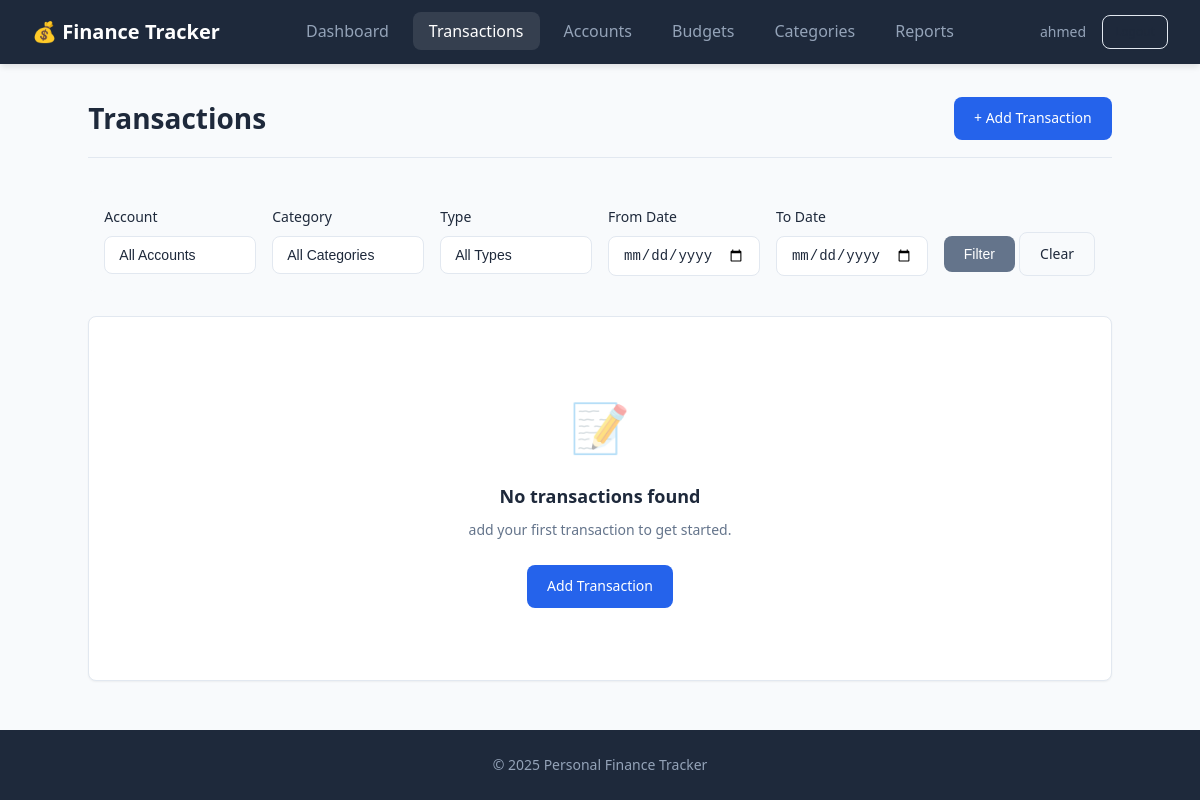
Page /transactions (signed in) on the earlier database version.
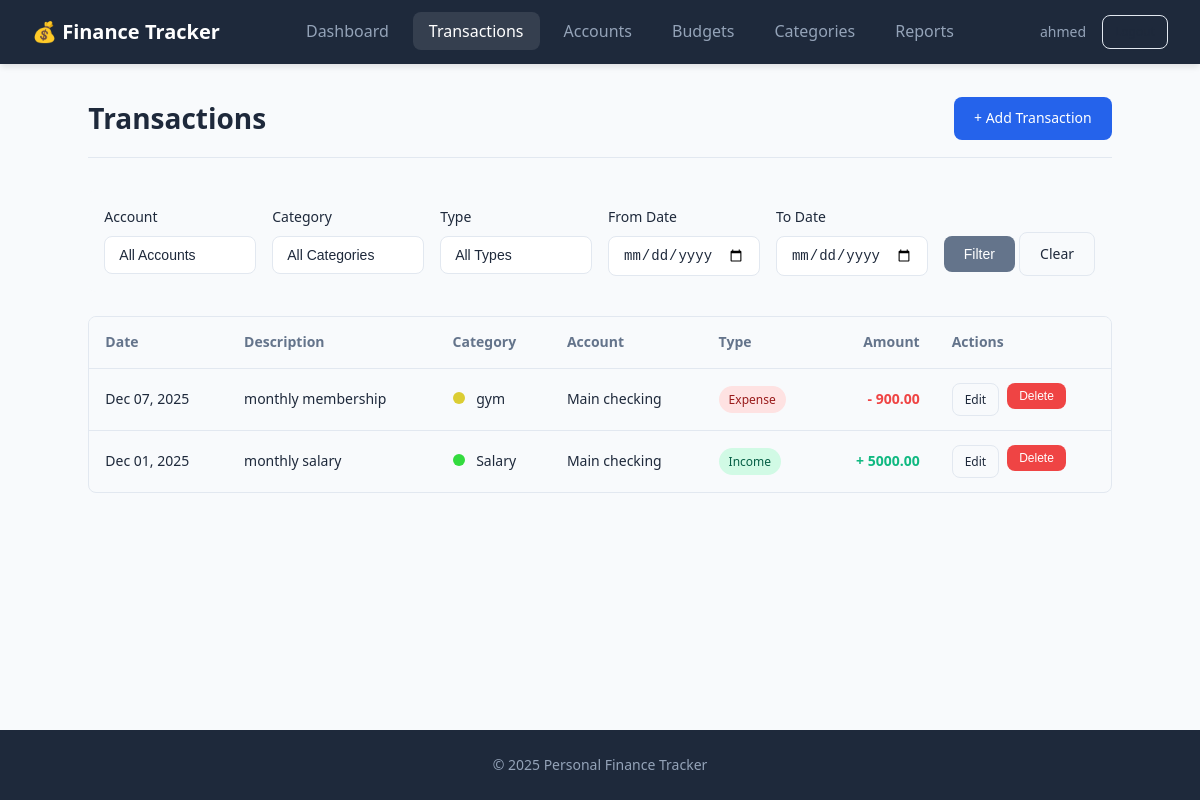
Same page on the later database version.
### src/app/models/finance_models.py (models this page shows, shortened)
class Transaction(db.Model):
    __tablename__ = 'transaction'
    id: Mapped[int] = mapped_column(Integer, primary_key=True, autoincrement=True)
    user_id: Mapped[int] = mapped_column(
        Integer, ForeignKey('user.id', ondelete='CASCADE'), nullable=False
    )
    account_id: Mapped[int] = mapped_column(
        Integer, ForeignKey('account.id', ondelete='CASCADE'), nullable=False
    )
    category_id: Mapped[int] = mapped_column(
        Integer, ForeignKey('category.id', ondelete='CASCADE'), nullable=False
    )
    date: Mapped[datetime] = mapped_column(Date, nullable=False)
    amount: Mapped[Decimal] = mapped_column(DECIMAL(10, 2), nullable=False)
    transaction_type: Mapped[str] = mapped_column(String(10), nullable=False)
    description: Mapped[Optional[str]] = mapped_column(String(255))
    notes: Mapped[Optional[str]] = mapped_column(Text)
    created_at: Mapped[datetime] = mapped_column(DateTime, default=datetime.utcnow)
    user: Mapped["User"] = relationship("User", back_populates="transactions")
    account: Mapped["Account"] = relationship("Account", back_populates="transactions")
    category: Mapped["Category"] = relationship(
        "Category", back_populates="transactions"
    )
    __table_args__ = (
        Index('idx_transaction_user_date', 'user_id', 'date'),
        Index('idx_transaction_search', 'user_id', 'description', 'notes'),
    )

class Category(db.Model):
    __tablename__ = 'category'
    id: Mapped[int] = mapped_column(Integer, primary_key=True, autoincrement=True)
    user_id: Mapped[int] = mapped_column(
        Integer, ForeignKey('user.id', ondelete='CASCADE'), nullable=False
    )
    name: Mapped[str] = mapped_column(String(100), nullable=False)
    category_type: Mapped[str] = mapped_column(String(10), nullable=False)
    color: Mapped[Optional[str]] = mapped_column(String(7))
    max_single_amount: Mapped[Optional[Decimal]] = mapped_column(DECIMAL(10, 2))
    user: Mapped["User"] = relationship("User", back_populates="categories")
    transactions: Mapped[List["Transaction"]] = relationship(
        "Transaction", back_populates="category", cascade="all, delete-orphan"
    )
    budgets: Mapped[List["Budget"]] = relationship(
        "Budget", back_populates="category", cascade="all, delete-orphan"
    )
    transaction_templates: Mapped[List["TransactionTemplate"]] = relationship(
        "TransactionTemplate", back_populates="category"
    )

class Account(db.Model):
    __tablename__ = 'account'
    id: Mapped[int] = mapped_column(Integer, primary_key=True, autoincrement=True)
    user_id: Mapped[int] = mapped_column(
        Integer, ForeignKey('user.id', ondelete='CASCADE'), nullable=False
    )
    name: Mapped[str] = mapped_column(String(100), nullable=False)
    account_type: Mapped[Optional[str]] = mapped_column(String(50))
    initial_balance: Mapped[Decimal] = mapped_column(
        DECIMAL(10, 2), default=Decimal('0.00')
    )
    current_balance: Mapped[Decimal] = mapped_column(
        DECIMAL(10, 2), default=Decimal('0.00')
    )
    currency: Mapped[str] = mapped_column(String(10), default='EGP')
    created_at: Mapped[datetime] = mapped_column(DateTime, default=datetime.utcnow)
    user: Mapped["User"] = relationship("User", back_populates="accounts")
    transactions: Mapped[List["Transaction"]] = relationship(
        "Transaction", back_populates="account", cascade="all, delete-orphan"
    )
    transaction_templates: Mapped[List["TransactionTemplate"]] = relationship(
        "TransactionTemplate", back_populates="account"
    )

### src/app/controllers/transaction_routes.py (the view)
@transaction_bp.route('/transactions')
@login_required
def transactions():
    query = Transaction.query.filter_by(user_id=current_user.id)
    query = _apply_filters(query)
    all_transactions = query.order_by(Transaction.date.desc()).all()
    accounts = Account.query.filter_by(user_id=current_user.id).all()
    categories = Category.query.filter_by(user_id=current_user.id).all()
    return render_template(
        'transactions.html',
        transactions=all_transactions,
        accounts=accounts,
        categories=categories
    )

### src/app/__init__.py (called while the page is built)
def _init_extensions(app: Flask) -> None:
    database.init_app(app)
    bcrypt.init_app(app)
    login_manager.init_app(app)
    @login_manager.user_loader
    def load_user(user_id: str):
        from .models import User
        return User.query.get(int(user_id))

### src/app/templates/transactions.html (shortened to what this page needs)
{% extends "base.html" %}
{% block content %}
<div class="page-header">
    <h1>Transactions</h1>
    <a href="{{ url_for('transaction.add_transaction') }}" class="btn btn-primary">+ Add Transaction</a>
</div>
<form method="GET" class="filter-bar">
    <div class="form-group">
        <label class="form-label">Account</label>
        <select name="account" class="form-control">
            <option value="">All Accounts</option>
        </select>
    </div>
    <div class="form-group">
        <label class="form-label">Category</label>
        <select name="category" class="form-control">
            <option value="">All Categories</option>
        </select>
    </div>
    <div class="form-group">
        <label class="form-label">Type</label>
        <select name="type" class="form-control">
            <option value="">All Types</option>
        </select>
    </div>
    <div class="form-group">
        <label class="form-label">From Date</label>
        <input type="date" name="start_date" class="form-control" value="{{ request.args.get('start_date', '') }}">
    </div>
    <div class="form-group">
        <label class="form-label">To Date</label>
        <input type="date" name="end_date" class="form-control" value="{{ request.args.get('end_date', '') }}">
    </div>
    <div class="form-group" style="align-self: flex-end;">
        <button type="submit" class="btn btn-secondary">Filter</button>
        <a href="{{ url_for('transaction.transactions') }}" class="btn btn-outline">Clear</a>
    </div>
</form>
{% if transactions %}
<div class="table-container">
    <table>
        <thead>
            <tr>
                <th>Date</th>
                <th>Description</th>
                <th>Category</th>
                <th>Account</th>
                <th>Type</th>
                <th class="text-right">Amount</th>
                <th>Actions</th>
            </tr>
        </thead>
        <tbody>
            {% for transaction in transactions %}
            <tr>
                <td>{{ transaction.date.strftime('%b %d, %Y') }}</td>
                <td>{{ transaction.description or '-' }}</td>
                <td>
                    <span class="category-dot" style="background-color: {{ transaction.category.color or '#6b7280' }}"></span>
                    {{ transaction.category.name }}
                </td>
                <td>{{ transaction.account.name }}</td>
                <td>
                    <span class="badge badge-{{ 'income' if transaction.transaction_type == 'Income' else 'expense' }}">
                        {{ transaction.transaction_type }}
                    </span>
                </td>
                <td class="text-right">
                    <span class="amount {% if transaction.transaction_type == 'Income' %}amount-income{% else %}amount-expense{% endif %}">
                        {{ "%.2f"|format(transaction.amount) }}
                    </span>
                </td>
                <td>
                    <div class="table-actions">
                        <a href="{{ url_for('transaction.edit_transaction', transaction_id=transaction.id) }}" class="btn btn-sm btn-outline">Edit</a>
                        <form method="POST" action="{{ url_for('transaction.delete_transaction', transaction_id=transaction.id) }}" style="display:inline;" onsubmit="return confirm('Delete this transaction?');">
                            <button type="submit" class="btn btn-sm btn-danger">Delete</button>
                        </form>
                    </div>
                </td>
            </tr>
            {% endfor %}
        </tbody>
    </table>
</div>
{% else %}
<div class="card">
    <div class="card-body">
        <div class="empty-state">
            <div class="empty-state-icon">📝</div>
            <h3>No transactions found</h3>
            <p>{% if request.args %}Try adjusting your filters or {% endif %}add your first transaction to get started.</p>
            <a href="{{ url_for('transaction.add_transaction') }}" class="btn btn-primary">Add Transaction</a>
        </div>
    </div>
</div>
{% endif %}
{% endblock %}

Differences in the rows shown:
added Transaction: amount "900.00"
added Transaction: amount "5000.00"
Other differences:
text no longer shown: "📝 No transactions found add your first transaction to get started. Add Transaction"
text now shown: "Date Description Category Account Type Amount Actions"
